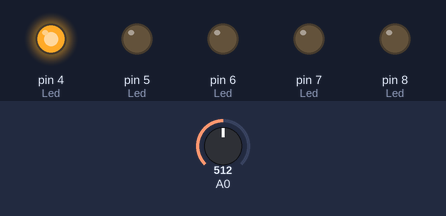
A sketch run on a simulated Arduino Uno, built with avr-gcc and run on an emulated ATmega328P. Shown: output pins drawn as LEDs (lit = HIGH). The inputs (shaded band) are chosen by the test bench; at power-on: A0 = 512.

Above: at 0.12 s.
At 0.62 s:
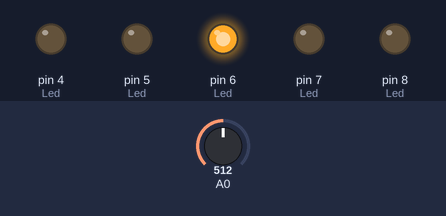
At 0.87 s:
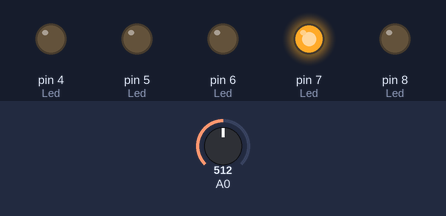
At 1.62 s:
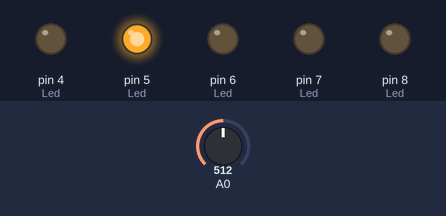
At 2.37 s:
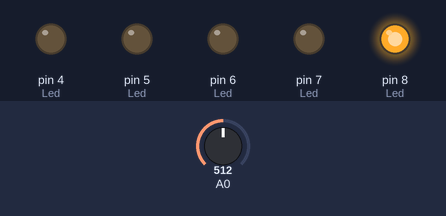
Timing chart, 0 to 3.0 s (numbered marks = the images above):
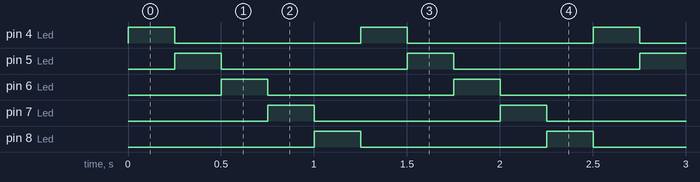

The sketch:

Led_Potansiyometre_2.ino
```cpp
int TimeValue;
int Value;

void setup() {
  // put your setup code here, to run once:
  pinMode(4, OUTPUT);//Led
  pinMode(5, OUTPUT);//Led
  pinMode(6, OUTPUT);//Led
  pinMode(7, OUTPUT);//Led
  pinMode(8, OUTPUT);//Led

  TimeValue=250;
  Value = 0;
}

void loop() {
  // put your main code here, to run repeatedly:
  int  valueP = analogRead(A0);//Potansiyometre

  while(valueP >= Value){
    leftToRight();
    Value = valueP;
    valueP = analogRead(A0);
  }

  while(valueP <= Value){
    rightToLeft();
    Value = valueP;
    valueP = analogRead(A0);
  }
}

void leftToRight(){
  digitalWrite(4, 1);
  delay(TimeValue);
  digitalWrite(4, 0);

  digitalWrite(5, 1);
  delay(TimeValue);
  digitalWrite(5, 0);

  digitalWrite(6, 1);
  delay(TimeValue);
  digitalWrite(6, 0);

  digitalWrite(7, 1);
  delay(TimeValue);
  digitalWrite(7, 0);

  digitalWrite(8, 1);
  delay(TimeValue);
  digitalWrite(8, 0);
}

void rightToLeft(){
  digitalWrite(8, 1);
  delay(TimeValue);
  digitalWrite(8, 0);

  digitalWrite(7, 1);
  delay(TimeValue);
  digitalWrite(7, 0);

  digitalWrite(6, 1);
  delay(TimeValue);
  digitalWrite(6, 0);

  digitalWrite(5, 1);
  delay(TimeValue);
  digitalWrite(5, 0);

  digitalWrite(4, 1);
  delay(TimeValue);
  digitalWrite(4, 0);
}
```

Measured:
- by itself, pin 4 (Led), pin 5 (Led), pin 6 (Led), pin 7 (Led), pin 8 (Led): alternates HIGH for 0.25 s and LOW for 1.0 s
- by itself, everything shown: repeats every 1.3 s, in 5 steps
